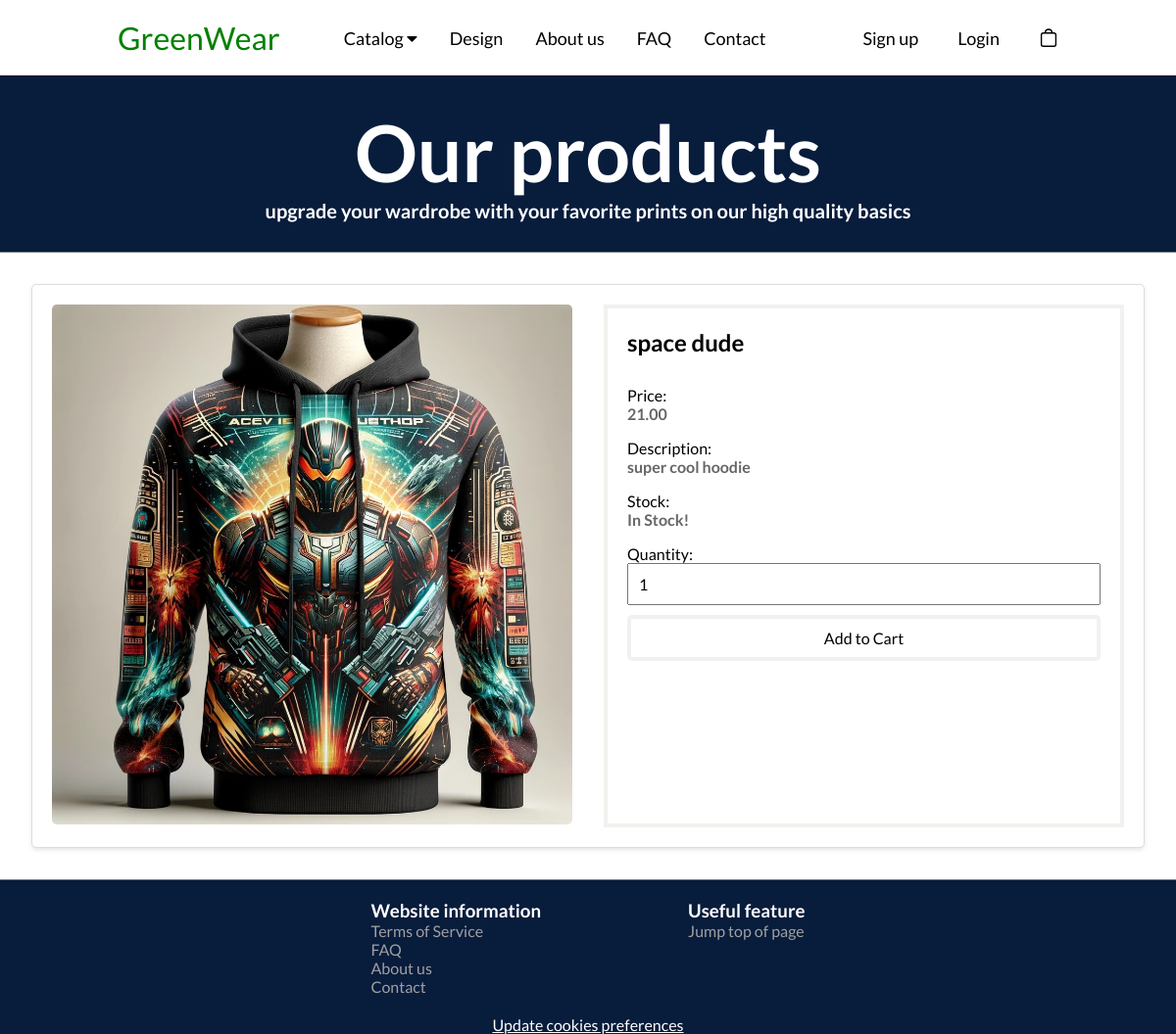
/product.php?product_id=4, run on the app's committed database.
### tables this page shows
CREATE TABLE `products` (
  `product_id` int NOT NULL,
  `product_name` varchar(255) DEFAULT NULL,
  `product_info` text,
  `price` decimal(10,2) DEFAULT NULL,
  `stock` int DEFAULT NULL,
  `img` mediumtext,
  `category` varchar(255) DEFAULT NULL,
  `category_id` int DEFAULT NULL
);

### product.php (the view, shortened to what this page needs)
<?php
require_once "includes/securesession.inc.php";
?>
<!DOCTYPE html>
<html lang="en">
<head>
    <link rel="stylesheet" href="css_files/main.css">
    <link rel="stylesheet" href="css_files/product.css">
    <link rel="stylesheet" href="https://cdnjs.cloudflare.com/ajax/libs/font-awesome/6.5.1/css/all.min.css" />
    <link rel="stylesheet" href="https://cdnjs.cloudflare.com/ajax/libs/font-awesome/4.7.0/css/font-awesome.min.css">
</head>
<body>
    <?php include "header.php"; ?>
    <section>
        <div id="header-cloth">
            <h1>Our products</h1>
            <h2>upgrade your wardrobe with your favorite prints on our high quality basics</h2>
        </div>
    </section>
    <section id='content'>
        <div class='product-wrapper'>
        <?php
        if(isset($_GET['product_id'])){
            $product_id = $sqliconn->real_escape_string($_GET['product_id']);
            $sql = "SELECT * FROM products WHERE product_id = ?";
            $secure = $sqliconn->prepare($sql);
            $secure->bind_param("i", $product_id);
            $secure->execute();
            $result = $secure->get_result();
            while($row = $result->fetch_assoc()){
                $product_name = $row['product_name'];
                $product_img = $row['img'];
                $price = $row['price'];
                $product_info = $row['product_info'];
                $stock = $row['stock'];
                echo "
                <div class='product-container'>
                    <div class='product-left'>
                        <div class='img-here'>
                            <img src='$product_img'>
                        </div>
                    </div>
                    <div class='product-right'>
                        <div class='product-item'>
                            <h2 class='name'>$product_name</h2>
                            <label for='desc'>Price:</label>
                            <h3 class='desc'>$price</h3>
                            <label for='desc'>Description:</label>
                            <h3 class='desc'>$product_info</h3>
                            <label for='desc'>Stock:</label>
                            <h3 class='desc'>In Stock!</h3>
                            <form id='add-to-cart-form' action='includes/addtocart.php' method='POST'>
                                <input type='hidden' name='product_id' value='$product_id'>
                                <label for='quantity'>Quantity:</label>
                                <input type='number' name='quantity' value='1' min='1' max='$stock'>
                                <button type='submit' name='submit' id='submit-btn'>Add to Cart</button>
                            </form>
                        </div>
                    </div>
                </div>";
                };
            };
        ?>
        </div>
    </section>
    <?php include "footer.php"; ?>
</body>
</html>

### header.php (shortened to what this page needs)
<section id="header">
    <div class="nav-container">
        <div class="logo">
            <a href="index.php">GreenWear</a>
        </div>
        <div class="navbarLEFT">
            <div class="dropdown">
                <a  href="catalog.php">Catalog
                    <i class="fa fa-caret-down"></i>
                </a>
            </div>
                <a href="design.php">Design</a>
                <a href="aboutus.php">About us</a>
                <a href="faq.php">FAQ</a>
                <a href="contact.php">Contact</a>
        </div>
    </div>
    <div class="navbarRIGHT">
        <?php
        if (isset($_SESSION['user_id'])) {
            if (isset($_SESSION['user_type']) && $_SESSION['user_type'] !== 'admin') {
                echo '<a class="underline" href="includes/logout.inc.php">Logout</a>';
                echo '<a class="underline" href="profile.php">Profile</a>';
            }
            else {
                echo '<a class="underline" href="includes/logout.inc.php">Logout</a>';
                echo '<a class="underline" href="admin.php">Admin</a>';
            }
        }
        else {
            echo '<a class="underline" href="signup.php">Sign up</a>';
            echo '<a class="underline" href="login.php">Login</a>';
        }
        ?>
        <a href="cart.php">
        </a>
    </div>
</section>

### footer.php (shortened to what this page needs)
<section id="footer">
    <div class="groups-footer1">
        <h3>Website information</h3>
        <a href="termsservice.php">Terms of Service</a> <br>
        <a class="a" href="faq.php">FAQ</a> <br>
        <a class="a" href="aboutus.php">About us</a> <br>
        <a class="a" href="contact.php">Contact</a>
    </div>
    <div class="groups-footer2">
        <h3>Useful feature</h3>
        <a href="#top">Jump top of page</a>
    </div>
</section>
<div id="cookies">
    <a href="#" id="open_preferences_center">Update cookies preferences</a>

### css_files/main.css (style rules this page uses)
* { margin: 0; padding: 0; font-family: Lato, sans-serif; }
body { display: flex; flex-direction: column; min-height: 100vh; background:white; }
section { flex: 1; }
#header { display: flex; justify-content: space-between; align-items: center; position: sticky; top: 0; left: 0; width: calc(100% - calc(40rem/16)); padding: calc(5rem/16) calc(20rem/16); background: white; box-shadow: 0 2px 2px -2px rgba(0,0,0,.2); z-index: 90; }
#header a { text-decoration: none; }
.nav-container { display: flex; align-items: center; }
.logo a { padding-right: calc(35rem/16); padding-left: calc(100rem/16); font-size: 2rem; color: green; }
.navbarLEFT a { margin-left: calc(30rem/16); font-size: calc(18rem/16); color: black; position: relative; }
.navbarLEFT a::before { transition: width 400ms; height: 3px; content: ""; position: absolute; background-color: orange; width: 0%; bottom: 0; }
.dropdown { display: inline-block; }
.navbarRIGHT { display: flex; align-items: center; padding-right: calc(100rem/16); color: black; }
.navbarRIGHT a { padding-left: calc(40rem/16); font-size: calc(18rem/16); color: black; position: relative; }
.navbarRIGHT .underline::before { transition: width 400ms; height: 3px; content: ""; position: absolute; background-color: orange; width: 0%; bottom: 0; }
.cart { margin-top: calc(8rem/16); }
#footer { display: flex; justify-content: center; padding: calc(20rem/16); background-color: #081c3c; border-top: calc(1rem/16) solid #737070; }
.groups-footer1 { margin-right: 150px; color: white; }
.groups-footer2 { color: white; }
.groups-footer2 a, .groups-footer1 a { text-decoration: none; color: #a0a0a0; }
#cookies { background-color: #081c3c; text-align: center; }
#cookies a { color: white; }

### css_files/product.css (style rules this page uses)
#header-cloth { display: grid; justify-content: center; align-items: center; text-align: center; color: white; padding: 30px; background-color: #081c3c; border-bottom: calc(1rem/16) solid #737070; }
#header-cloth h1 { color: white; font-size: calc(80rem/16); }
#header-cloth h2 { color: white; font-size: calc(20rem/16);; }
.product-wrapper { display: flex; justify-content: center; padding: 2rem; }
.product-container { display: grid; grid-template-columns: 1fr 1fr; gap: 2rem; background: white; border: 1px solid #ddd; padding: 20px; box-shadow: 0 2px 4px rgba(0, 0, 0, 0.1); max-width: 1200px; margin: 0 auto; border-radius: 5px; overflow: hidden; }
.product-left .img-here img { width: 100%; border-radius: 5px; transition: transform 0.3s ease; }
.product-right { display: flex; flex-direction: column; border: calc(4rem/16) solid #f3f1ef; }
.product-item { margin: 20px; }
.product-item h2 { margin-bottom: 30px; }
.product-right .desc { font-size: 1rem; margin-bottom: 1rem; color: #666; }
#add-to-cart-form { display: flex; flex-direction: column; }
#add-to-cart-form button { background-color: white; color: black; border: calc(4rem/16) solid #f3f1ef; padding: 10px 20px; font-size: 1rem; cursor: pointer; transition: background-color 0.3s ease; border-radius: 5px; }
#add-to-cart-form input[type='number'] { padding: 10px; font-size: 1rem; margin-bottom: 10px; }
#add-to-cart-form button { padding: 10px 20px; font-size: 1rem; cursor: pointer; transition: background-color 0.3s ease; border-radius: 5px; }

### data on the page
products: img (picture), product_name "space dude", price "21.00", product_info "super cool hoodie"
